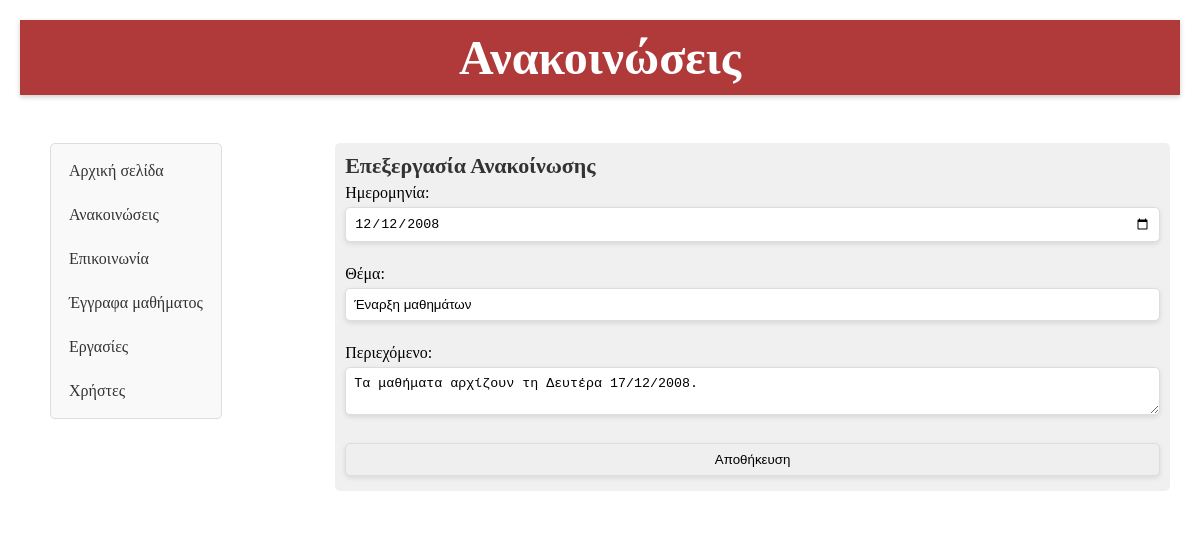
Page /edit_announcement.php?id=1 (signed in) on the committed database.
### tables this page shows
CREATE TABLE `announcements` (
  `id` int(11) NOT NULL,
  `date` date DEFAULT NULL,
  `theme` varchar(255) NOT NULL,
  `body` text NOT NULL
);

### edit_announcement.php (the view, shortened to what this page needs)
<?php
require 'db_connection.php';
$id = $_GET['id'];
$sql = "SELECT * FROM announcements WHERE id = $id";
$result = mysqli_query($conn, $sql);
$row = mysqli_fetch_assoc($result);
?>
<!DOCTYPE html>
<html lang="en">
<head>
    <link rel="stylesheet" href="style.css">
</head>
<body>
<div class="container">
    <div class="title">
        <h1>Ανακοινώσεις</h1>
    </div>
    <br>
    <div class="row">
        <div class="column options">
            <?php require 'menu.php'; ?>
        </div>
        <div class="column content">
            <div class="communication">
                <h2>Επεξεργασία Ανακοίνωσης</h2>
                <form method="post" action="update_announcement.php">
                    <label for="date">Ημερομηνία:</label>
                    <input type="date" name="date" value="<?php echo $row['date']; ?>"><br>
                    <label for="theme">Θέμα:</label>
                    <input type="text" name="theme" value="<?php echo $row['theme']; ?>"><br>
                    <label for="body">Περιεχόμενο:</label>
                    <textarea type="text" name="body" ><?php echo $row['body']; ?></textarea><br>
                    <input type="submit" value="Αποθήκευση">
                </form>
            </div>
        </div>
    </div>
</div>
</body>
</html>

### style.css (style rules this page uses)
* { box-sizing: border-box; margin: 0; padding: 0; }
body { position: relative; }
.container { width: 100%; max-width: 1200px; margin: 0 auto; padding: 20px; }
.title { text-align: center; background-color: #b03a3a; color: #fff; font-size: 24px; padding: 10px; box-shadow: 0 2px 5px rgba(0, 0, 0, 0.2); margin-bottom: 20px; }
.row { display: flex; justify-content: space-between; }
.column { padding: 10px; }
.options { width: 25%; margin-left: 20px; }
.content { width: 75%; }
.row:after { content: ""; display: table; clear: both; }
.announcement, .communication, .document, .homework, .user { margin-bottom: 20px; padding: 10px; background-color: #f0f0f0; border-radius: 5px; }
.announcement h2, .communication h2, .document h2, .homework h2, .user h2 { font-size: 22px; color: #333; margin-bottom: 5px; }
.communication input[type="text"], .communication input[type="password"], .communication input[type="date"], .communication input[type="submit"], .communication button[type="submit"], .communication select, .communication textarea[type="text"], .communication textarea { border: 1px solid #ddd; border-radius: 5px; padding: 8px; box-shadow: 0 2px 5px rgba(0, 0, 0, 0.1); margin: 5px 0; }
.communication label, .communication select, .communication input[type="text"], .communication input[type="password"], .communication input[type="date"], .communication input[type="submit"], .communication button[type="submit"], .communication textarea[type="text"], .communication textarea { display: block; width: 100%; }

### rows in the picture
announcements: date "12/12/2008", theme "Έναρξη μαθημάτων", body "Τα μαθήματα αρχίζουν τη Δευτέρα 17/12/2008."
